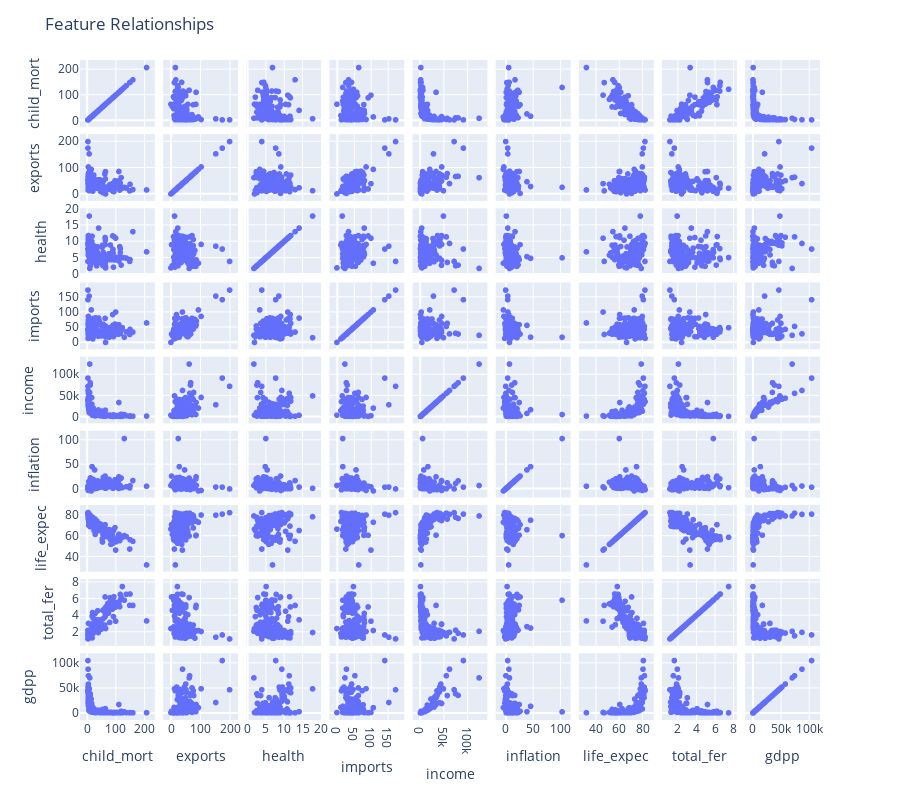

The notebook cell this image was saved under:
### Markdown cell above
# <center><div style="font-family: Trebuchet MS; background-color: #41dcf7; color: #2D2926; padding: 12px; line-height: 1;">Exploratory Data Analysis</div></center>

### Code cell
# DataFrame for clutering
df_to_cluster = df.drop('country', axis=1)
# Data correlation
fig = px.scatter_matrix(df_to_cluster, dimensions=df_to_cluster.columns, width=900, height=800)
fig.update_layout(title = 'Feature Relationships')
pyo.iplot(fig)
#fig.show()

### Figure 1 — Plotly figure (JSON) as saved in the notebook; plotly's stock layout.template omitted (floating-point values rounded to 4 significant figures; data arrays with more than 128 entries replaced by an {"elided": "..."} marker saying what was removed)
{"data": [{"dimensions": [{"axis": {"matches": true}, "label": "child_mort", "values": {"elided": "167 float values"}}, {"axis": {"matches": true}, "label": "exports", "values": {"elided": "167 float values"}}, {"axis": {"matches": true}, "label": "health", "values": {"elided": "167 float values"}}, {"axis": {"matches": true}, "label": "imports", "values": {"elided": "167 float values"}}, {"axis": {"matches": true}, "label": "income", "values": {"elided": "167 int values"}}, {"axis": {"matches": true}, "label": "inflation", "values": {"elided": "167 float values"}}, {"axis": {"matches": true}, "label": "life_expec", "values": {"elided": "167 float values"}}, {"axis": {"matches": true}, "label": "total_fer", "values": {"elided": "167 float values"}}, {"axis": {"matches": true}, "label": "gdpp", "values": {"elided": "167 int values"}}], "hovertemplate": "%{xaxis.title.text}=%{x}<br>%{yaxis.title.text}=%{y}<extra></extra>", "legendgroup": "", "marker": {"color": "#636efa", "symbol": "circle"}, "name": "", "showlegend": false, "type": "splom"}], "layout": {"dragmode": "select", "height": 800, "legend": {"tracegroupgap": 0}, "margin": {"t": 60}, "title": {"text": "Feature Relationships"}, "width": 900}}
